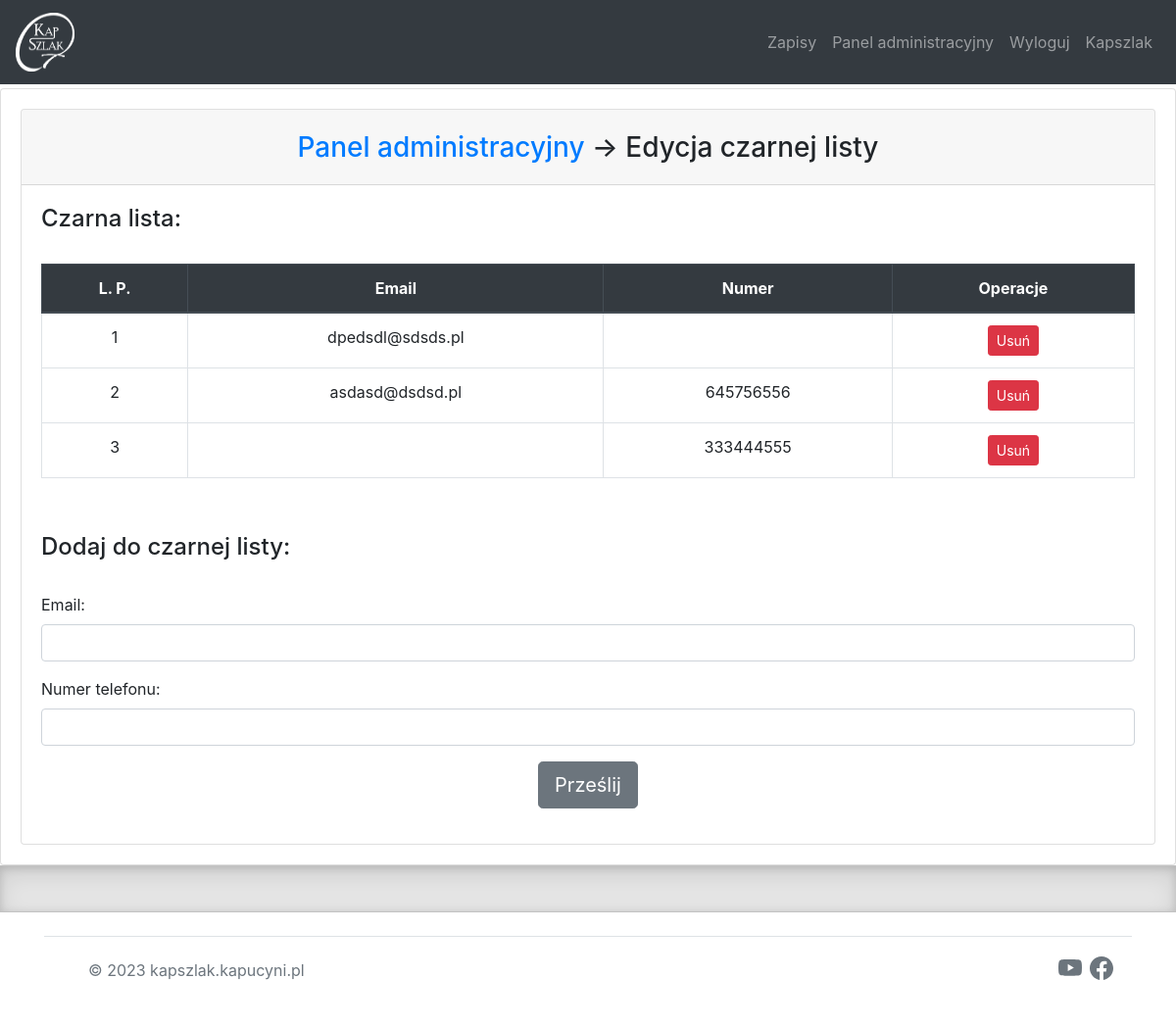
/dashboard/blacklist (signed in), run on an earlier commit of the app's database.
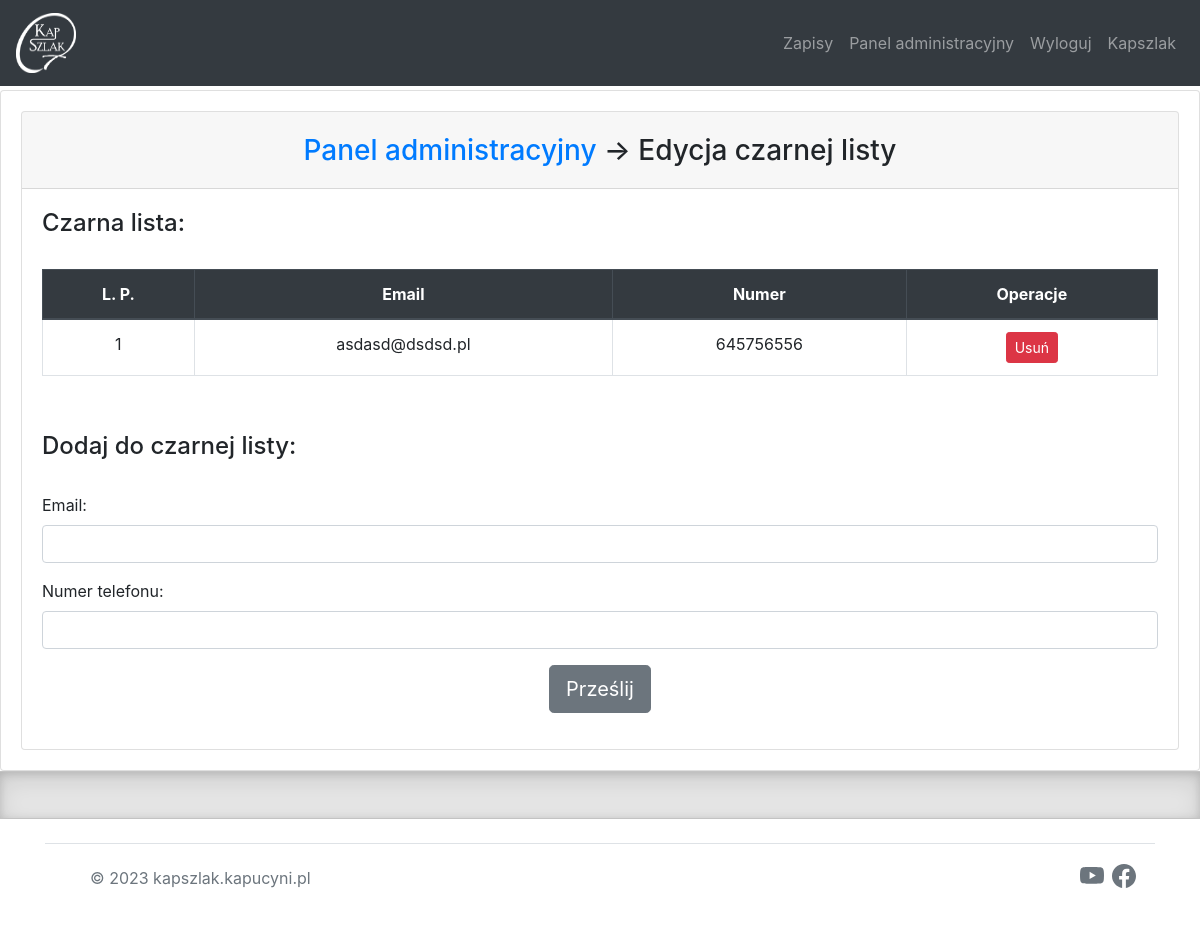
And on a later commit of the database.
### website/models.py (models this page shows)
class Blacklist(db.Model):
    id = db.Column(db.Integer, primary_key=True)
    email = db.Column(db.String(100))
    number = db.Column(db.Integer)

### website/views.py (the view)
@views.route('/dashboard/blacklist', methods=['GET', 'POST'])
@login_required
def admin_blacklist():
    if request.method == 'POST':
        email = request.form.get('email')
        number = request.form.get('number')
        if check_bl(email, number):
            db_add_new_blacklist(email, number)
    return render_template('adminblacklist.html', blacklist=Blacklist.query.all(), user=current_user)

### website/templates/adminblacklist.html (shortened to what this page needs)
{% extends "base.html" %}
{% block content %}
<div class="card">
	<div class="card-body">
		<div class="card">
		<div class="card-header">
				<h3 align="center"><a href ='/dashboard'>Panel administracyjny</a> -> Edycja czarnej listy</h3>
			</div>
			<div class="card-body">
		    		{% if blacklist %}
		    		<h4>Czarna lista:</h4><br>
		    			<table class="table table-bordered">
                          <thead class="thead-dark" align="center">
                            <tr>
                              <th scope="col">L. P.</th>
                              <th scope="col">Email</th>
                              <th scope="col">Numer</th>
                              <th scope="col">Operacje</th>
                            </tr>
                          </thead>
                          <tbody align="center">
                          {% for item in blacklist %}
                            <tr>
                              <td>{{ loop.index }}</td>
                              <td>{{ item.email }}</td>
                              <td>{{ item.number }}</td>
                              <td>
							  <a href="/delete-bl/{{ item.id }}"><button type="button" class="btn btn-danger btn-sm">Usuń</button></a>
							  </td>
                            </tr>
                            {% endfor %}
                          </tbody>
                        </table>
                        {% else %}
                        <h4>Brak elemantów w czarnej liście:</h4>
                        {% endif %}
				</div>
		  	<div class="card-body">
		  		<div class="form-group">
			    <form method="POST">
		  		<h4>Dodaj do czarnej listy: </h4><br>
				<div class="form-group">
					<label for="email">Email: </label>
					 	<input
					      type="email"
					      class="form-control"
					      id="email"
					      name="email"
					    />
					</div>
					<div class="form-group">
					<label for="number">Numer telefonu: </label>
					 	<input
					      type="number"
					      class="form-control"
					      id="number"
					      name="number"
					    />
					</div>
				<div class="col-md-12 text-center">
					 <a href="#"><button type="submit" class="btn btn-secondary btn-lg">Prześlij</button></a>
					</div>
			</form>
		</div>
	</div>
	</div>
</div>
	</div>
{% endblock %}

What changed in the data, as far as the page shows it:
removed Blacklist: email "dpedsdl@sdsds.pl"
removed Blacklist: number "333444555"
